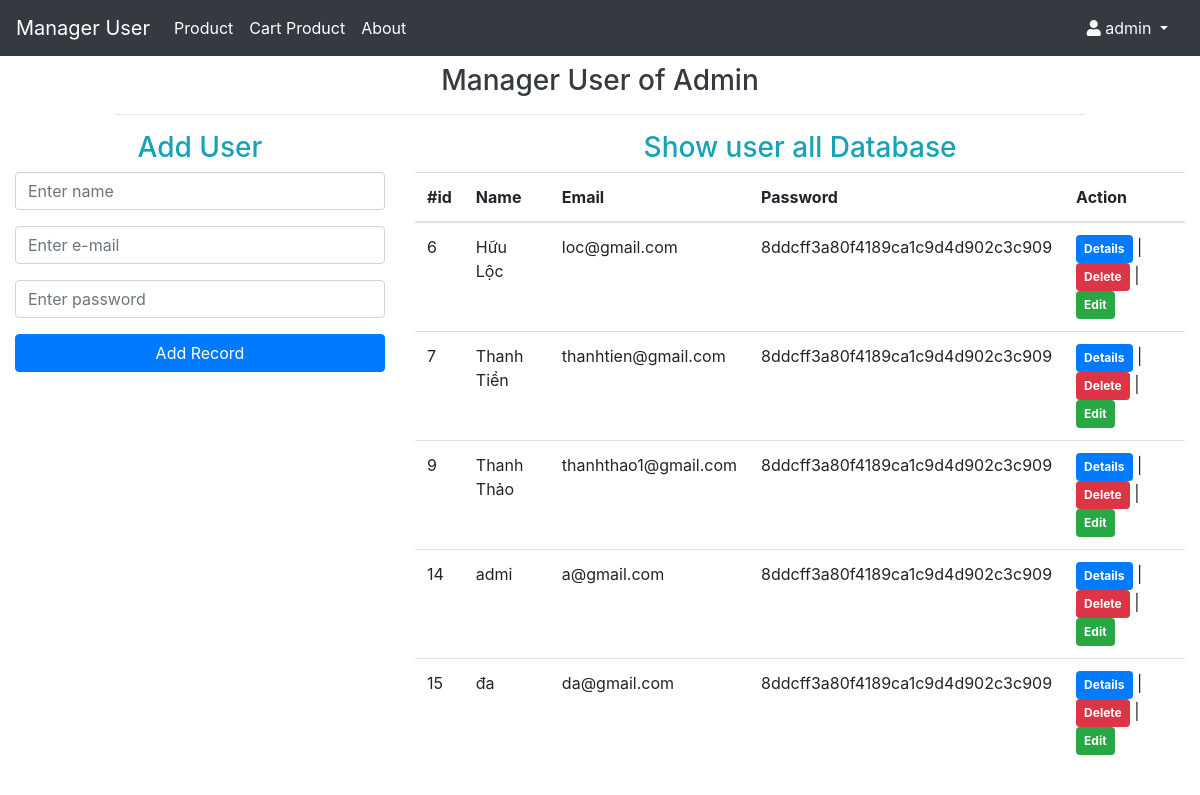
The page /admin/index.php (signed in) on the database its author committed.
### tables this page shows
CREATE TABLE `users` (
  `id` int(11) NOT NULL,
  `username` varchar(255) NOT NULL,
  `email` varchar(255) NOT NULL,
  `password` varchar(255) NOT NULL
);

### admin/action.php (called while the page is built, shortened)
<?php
	$update=false;
	$name="";
	$email="";
	$password="";
?>

### admin/index.php (the view, shortened to what this page needs)
<?php
  include 'action.php';
?>
<!DOCTYPE html>
<html lang="en">
<head>
  <link rel="stylesheet" href="https://maxcdn.bootstrapcdn.com/bootstrap/4.1.3/css/bootstrap.min.css">
  <link rel="stylesheet" type="text/css" href="https://cdn.datatables.net/v/bs4/dt-1.10.18/datatables.min.css" />
  <link
      rel="stylesheet"
      href="https://cdnjs.cloudflare.com/ajax/libs/font-awesome/5.13.0/css/all.min.css"
    />
</head>
<body>
  <nav class="navbar navbar-expand-md bg-dark navbar-dark">
    <a class="navbar-brand" href="#">Manager User</a>
    <div class="collapse navbar-collapse" id="collapsibleNavbar">
      <ul class="navbar-nav">
        <li class="nav-item active">
          <a class="nav-link" href="product.php">Product</a>
        </li>
        <li class="nav-item active">
        <a class="nav-link" href="cart.php">Cart Product</a>
        </li>
        <li class="nav-item active">
          <a class="nav-link" href="about.php">About</a>
        </li>
      </ul>
    </div>
    <div class="font-roboto font-size-14">
            <a href="#" class="px-3 text-light dropdown-toggle" id="userDropdown" data-toggle="dropdown" aria-haspopup="true" aria-expanded="false">
              <i class="fas fa-user"></i> <?php echo $_SESSION['adminname']; ?>
            </a>
          </div>
  </nav>
  <div class="container-fluid">
    <div class="row justify-content-center">
      <div class="col-md-10">
        <h3 class="text-center text-dark mt-2">Manager User of Admin</h3>
        <hr>
      </div>
    </div>
    <div class="row">
      <div class="col-md-4">
        <h3 class="text-center text-info">Add User</h3>
        <form action="action.php" method="post" enctype="multipart/form-data">
          <div class="form-group">
            <input type="text" name="name" value="<?= $name; ?>" class="form-control" placeholder="Enter name" required>
          </div>
          <div class="form-group">
            <input type="email" name="email" value="<?= $email; ?>" class="form-control" placeholder="Enter e-mail" required>
          </div>
          <div class="form-group">
            <input type="password" name="password" value="<?= $password; ?>" class="form-control" placeholder="Enter password" required>
          </div>
          <div class="form-group">
            <?php if ($update == true) { ?>
            <input type="submit" name="update" class="btn btn-success btn-block" value="Update Record">
            <?php } else { ?>
            <input type="submit" name="add" class="btn btn-primary btn-block" value="Add Record">
            <?php } ?>
          </div>
        </form>
      </div>
      <div class="col-md-8">
        <?php
          $query = 'SELECT * FROM users';
          $stmt = $conn->prepare($query);
          $stmt->execute();
          $result = $stmt->get_result();
        ?>
        <h3 class="text-center text-info">Show user all Database</h3>
        <table class="table table-hover" id="data-table">
          <thead>
            <tr>
              <th>#id</th>
              <th>Name</th>
              <th>Email</th>
              <th>Password</th>
              <th>Action</th>
            </tr>
          </thead>
          <tbody>
            <?php while ($row = $result->fetch_assoc()) { ?>
            <tr>
              <td><?= $row['id']; ?></td>
              <td><?= $row['username']; ?></td>
              <td><?= $row['email']; ?></td>
              <td><?= $row['password']; ?></td>
              <td>
                <a href="details.php?details=<?= $row['id']; ?>" class="badge badge-primary p-2">Details</a> |
                <a href="action.php?delete=<?= $row['id']; ?>" class="badge badge-danger p-2" onclick="return confirm('Do you want delete this record?');">Delete</a> |
                <a href="index.php?edit=<?= $row['id']; ?>" class="badge badge-success p-2">Edit</a>
              </td>
            </tr>
            <?php } ?>
          </tbody>
        </table>
      </div>
    </div>
  </div>
</body>
</html>

### rows shown on the page
users: id "6", username "Hữu Lộc", email "loc@gmail.com", password "8ddcff3a80f4189ca1c9d4d902c3c909"
users: id "7", username "Thanh Tiền", email "thanhtien@gmail.com", password "8ddcff3a80f4189ca1c9d4d902c3c909"
users: id "9", username "Thanh Thảo", email "thanhthao1@gmail.com", password "8ddcff3a80f4189ca1c9d4d902c3c909"
users: id "14", username "admi", email "a@gmail.com", password "8ddcff3a80f4189ca1c9d4d902c3c909"
users: id "15", username "đa", email "da@gmail.com", password "8ddcff3a80f4189ca1c9d4d902c3c909"

### other values the page prints
$_SESSION['adminname'] "admin"
